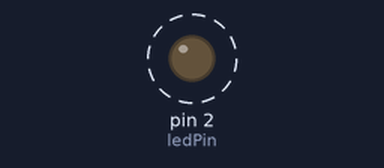
Recording of a sketch running on a simulated Arduino Uno, built with avr-gcc and run on an emulated ATmega328P. Parts: output pins drawn as LEDs (lit = HIGH). Dashed ring = blinking. What the sketch prints to the serial monitor is not drawn.

Above: at 0.5 s.
Timing chart, 0 to 4.6 s (numbered marks = the images above):
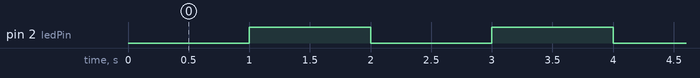

The sketch:

ex02.ino
```cpp
const int ledPin = 2;                      // LED 引脚
unsigned long previousMillis = 0;  // 上一次状态改变的时间戳（毫秒）
const long interval = 1000;        // 闪烁间隔 1000ms (1秒)
int ledState = LOW;                   // LED 当前状态

void setup() {
  Serial.begin(115200);          // 初始化串口通信
  pinMode(ledPin, OUTPUT);       // 设置 LED 引脚为输出模式
  digitalWrite(ledPin, ledState); // 初始状态为熄灭
}

void loop() {
  // 获取当前系统运行毫秒数
  unsigned long currentMillis = millis();

  // 判断是否到达切换时间
  if (currentMillis - previousMillis >= interval) {
    // 保存本次切换的时间戳
    previousMillis = currentMillis;

    // 翻转 LED 状态
    ledState = (ledState == LOW) ? HIGH : LOW;
    digitalWrite(ledPin, ledState);

    // 串口输出当前状态（便于调试）
    Serial.println(ledState == HIGH ? "LED ON" : "LED OFF");
  }

  // 此处可以执行其他任务，不会阻塞
}
```

Measured:
- by itself, pin 2 (ledPin): alternates HIGH for 1.0 s and LOW for 1.0 s
